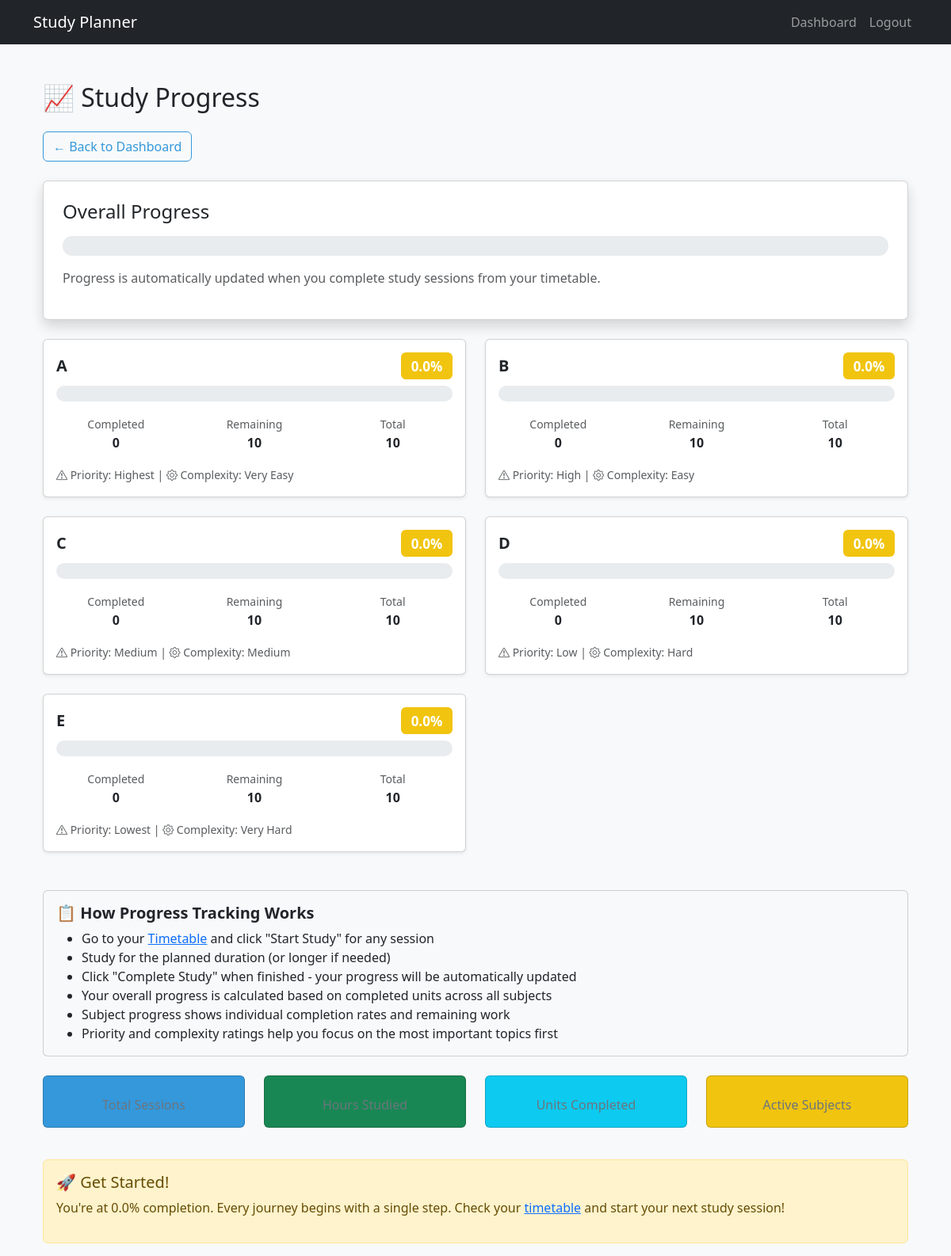
The app's page /progress (signed in) with its own data.
### app.py (models this page shows)
class Subject(db.Model):
    id = db.Column(db.Integer, primary_key=True)
    user_id = db.Column(db.Integer, db.ForeignKey('user.id'), nullable=False)
    name = db.Column(db.String(100), nullable=False)
    days_left = db.Column(db.Integer, nullable=False)
    total_units = db.Column(db.Integer, nullable=False)
    completed_units = db.Column(db.Integer, default=0)
    priority = db.Column(db.Integer, nullable=False)
    complexity = db.Column(db.Integer, nullable=False)
    @property
    def progress_percent(self):
        if self.total_units > 0:
            return round((self.completed_units / self.total_units) * 100, 1)
        return 0.0
    @property
    def priority_label(self):
        return {1: 'Highest', 2: 'High', 3: 'Medium', 4: 'Low', 5: 'Lowest'}.get(self.priority, 'Unknown')
    @property
    def complexity_label(self):
        return {1: 'Very Easy', 2: 'Easy', 3: 'Medium', 4: 'Hard', 5: 'Very Hard'}.get(self.complexity, 'Unknown')

### app.py (the view)
@app.route('/progress')
@login_required
def progress():
    subjects = Subject.query.filter_by(user_id=current_user.id).all()
    overall_progress = round(
        sum(s.progress_percent for s in subjects) / len(subjects), 1
    ) if subjects else 0
    recent_sessions = StudySession.query.filter_by(
        user_id=current_user.id,
        is_completed=True
    ).order_by(StudySession.end_time.desc()).limit(10).all()
    return render_template("progress.html", subjects=subjects, overall_progress=overall_progress, recent_sessions=recent_sessions)

### app.py (called while the page is built)
@login_manager.user_loader
def load_user(user_id):
    return User.query.get(int(user_id))

### templates/progress.html (shortened to what this page needs)
{% extends "base.html" %}
{% block content %}
<div class="container mt-5">
    <h2 class="mb-4">📈 Study Progress</h2>
    <a href="{{ url_for('dashboard') }}" class="btn btn-outline-primary mb-4">← Back to Dashboard</a>
    <div class="card shadow p-4 mb-4">
        <h4 class="mb-3">Overall Progress</h4>
        <div class="progress mb-3" style="height: 25px;">
        </div>
        <p class="text-muted">Progress is automatically updated when you complete study sessions from your timetable.</p>
    </div>
    <div class="row">
        {% for subject in subjects %}
        <div class="col-md-6 mb-4">
            <div class="card shadow-sm h-100">
                <div class="card-body">
                    <h5 class="card-title d-flex justify-content-between align-items-center">
                        {{ subject.name }}
                        <span class="badge {% if subject.progress_percent >= 80 %}bg-success{% elif subject.progress_percent >= 50 %}bg-info{% else %}bg-warning{% endif %}">
                            {{ subject.progress_percent }}%
                        </span>
                    </h5>
                    <div class="progress mb-3" style="height: 20px;">
                    </div>
                    <div class="row text-center">
                        <div class="col-4">
                            <small class="text-muted">Completed</small>
                            <div class="fw-bold">{{ subject.completed_units }}</div>
                        </div>
                        <div class="col-4">
                            <small class="text-muted">Remaining</small>
                            <div class="fw-bold">{{ subject.total_units - subject.completed_units }}</div>
                        </div>
                        <div class="col-4">
                            <small class="text-muted">Total</small>
                            <div class="fw-bold">{{ subject.total_units }}</div>
                        </div>
                    </div>
                    <div class="mt-3">
                        <small class="text-muted">
                            <i class="bi bi-exclamation-triangle"></i> Priority: {{ subject.priority_label }} |
                            <i class="bi bi-gear"></i> Complexity: {{ subject.complexity_label }}
                        </small>
                    </div>
                </div>
            </div>
        </div>
        {% endfor %}
    </div>
    <div class="card bg-light mt-4">
        <div class="card-body">
            <h5 class="card-title">📋 How Progress Tracking Works</h5>
            <ul class="mb-0">
                <li>Go to your <a href="{{ url_for('timetable') }}">Timetable</a> and click "Start Study" for any session</li>
                <li>Study for the planned duration (or longer if needed)</li>
                <li>Click "Complete Study" when finished - your progress will be automatically updated</li>
                <li>Your overall progress is calculated based on completed units across all subjects</li>
                <li>Subject progress shows individual completion rates and remaining work</li>
                <li>Priority and complexity ratings help you focus on the most important topics first</li>
            </ul>
        </div>
    </div>
    <div class="row mt-4">
        <div class="col-md-3 mb-3">
            <div class="card text-center bg-primary text-white">
                <div class="card-body">
                    <p class="card-text">Total Sessions</p>
                </div>
            </div>
        </div>
        <div class="col-md-3 mb-3">
            <div class="card text-center bg-success text-white">
                <div class="card-body">
                    <p class="card-text">Hours Studied</p>
                </div>
            </div>
        </div>
        <div class="col-md-3 mb-3">
            <div class="card text-center bg-info text-white">
                <div class="card-body">
                    <p class="card-text">Units Completed</p>
                </div>
            </div>
        </div>
        <div class="col-md-3 mb-3">
            <div class="card text-center bg-warning text-white">
                <div class="card-body">
                    <p class="card-text">Active Subjects</p>
                </div>
            </div>
        </div>
    </div>
    {% if overall_progress >= 80 %}
    <div class="alert alert-success mt-4" role="alert">
        <h5 class="alert-heading">🎉 Excellent Progress!</h5>
        <p>You're doing amazing! You've completed {{ overall_progress }}% of your study goals. Keep up the fantastic work!</p>
    </div>
    {% elif overall_progress >= 50 %}
    <div class="alert alert-info mt-4" role="alert">
        <h5 class="alert-heading">💪 Great Progress!</h5>
        <p>You're halfway there! {{ overall_progress }}% completed. Stay focused and you'll reach your goals soon!</p>
    </div>
    {% else %}
    <div class="alert alert-warning mt-4" role="alert">
        <h5 class="alert-heading">🚀 Get Started!</h5>
        <p>You're at {{ overall_progress }}% completion. Every journey begins with a single step. Check your <a href="{{ url_for('timetable') }}">timetable</a> and start your next study session!</p>
    </div>
    {% endif %}
</div>
{% endblock %}

### static/css/style.css (style rules this page uses)
body { font-family: 'Segoe UI', Tahoma, Geneva, Verdana, sans-serif; background-color: #f8f9fa; min-height: 100vh; margin: 0; padding: 0; }
.progress { height: 25px; border-radius: 12px; position: relative; overflow: hidden; background-color: #e9ecef; }
.badge { font-size: 0.85em; padding: 0.5em 0.75em; }
.bg-primary { background-color: #3498db !important; }
.bg-warning { background-color: #f1c40f !important; }
.btn-outline-primary { border-color: #3498db; color: #3498db; }
.card-title { font-weight: 600; }
.card-text { color: #6c757d; }

### records on screen
Subject: name "A", progress_percent "0.0", completed_units "0", subject.total_units-subject.completed_units "10", total_units "10", priority_label "Highest", complexity_label "Very Easy"
Subject: name "B", progress_percent "0.0", completed_units "0", subject.total_units-subject.completed_units "10", total_units "10", priority_label "High", complexity_label "Easy"
Subject: name "C", progress_percent "0.0", completed_units "0", subject.total_units-subject.completed_units "10", total_units "10", priority_label "Medium", complexity_label "Medium"
Subject: name "D", progress_percent "0.0", completed_units "0", subject.total_units-subject.completed_units "10", total_units "10", priority_label "Low", complexity_label "Hard"
Subject: name "E", progress_percent "0.0", completed_units "0", subject.total_units-subject.completed_units "10", total_units "10", priority_label "Lowest", complexity_label "Very Hard"

### other values on screen
{{ overall_progress }} "0.0"
